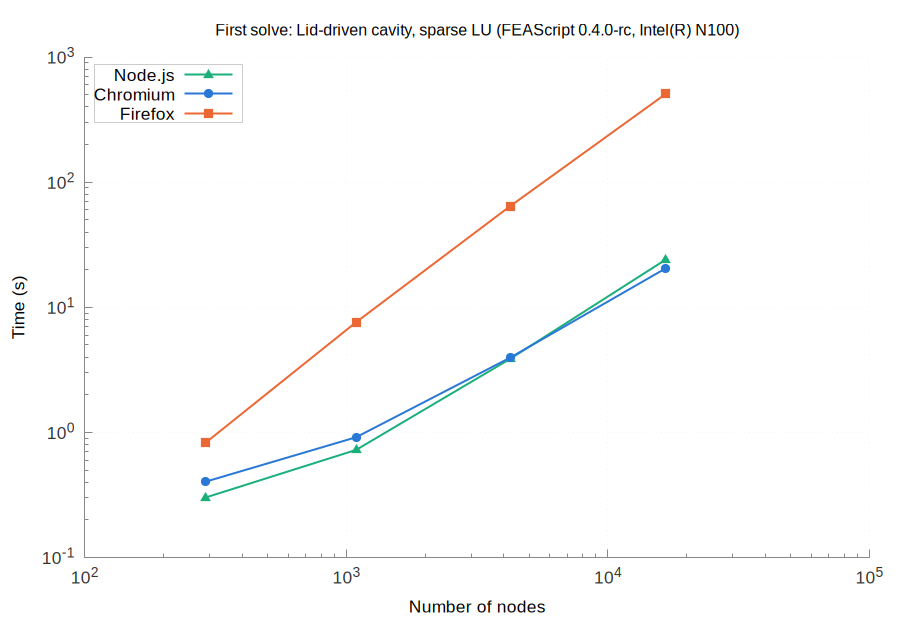

Reproduce this figure in gnuplot.
set terminal pngcairo size 900,620 font 'Arial,13'
set border 3 lc rgb '#888888'; set tics nomirror tc rgb '#333333'
set grid lc rgb '#e6e6e6' lw 1; set key top left box lc rgb '#cccccc' opaque
set logscale xy; set format y '10^{%L}'; set format x '10^{%L}'
set output 'browsers_Lid_driven_cavity_sparse_LU_first.png'
set title 'First solve: Lid-driven cavity, sparse LU (FEAScript 0.4.0-rc, Intel(R) N100)' font 'Arial,12'
set xlabel 'Number of nodes'
set ylabel 'Time (s)'
plot 'browsers_Lid_driven_cavity_sparse_LU_first_node.dat' u 1:2 w lp lw 2 pt 9 ps 1.2 lc rgb '#1baf7a' t 'Node.js', \
     'browsers_Lid_driven_cavity_sparse_LU_first_chromium.dat' u 1:2 w lp lw 2 pt 7 ps 1.2 lc rgb '#2a78d6' t 'Chromium', \
     'browsers_Lid_driven_cavity_sparse_LU_first_firefox.dat' u 1:2 w lp lw 2 pt 5 ps 1.2 lc rgb '#eb6834' t 'Firefox'
